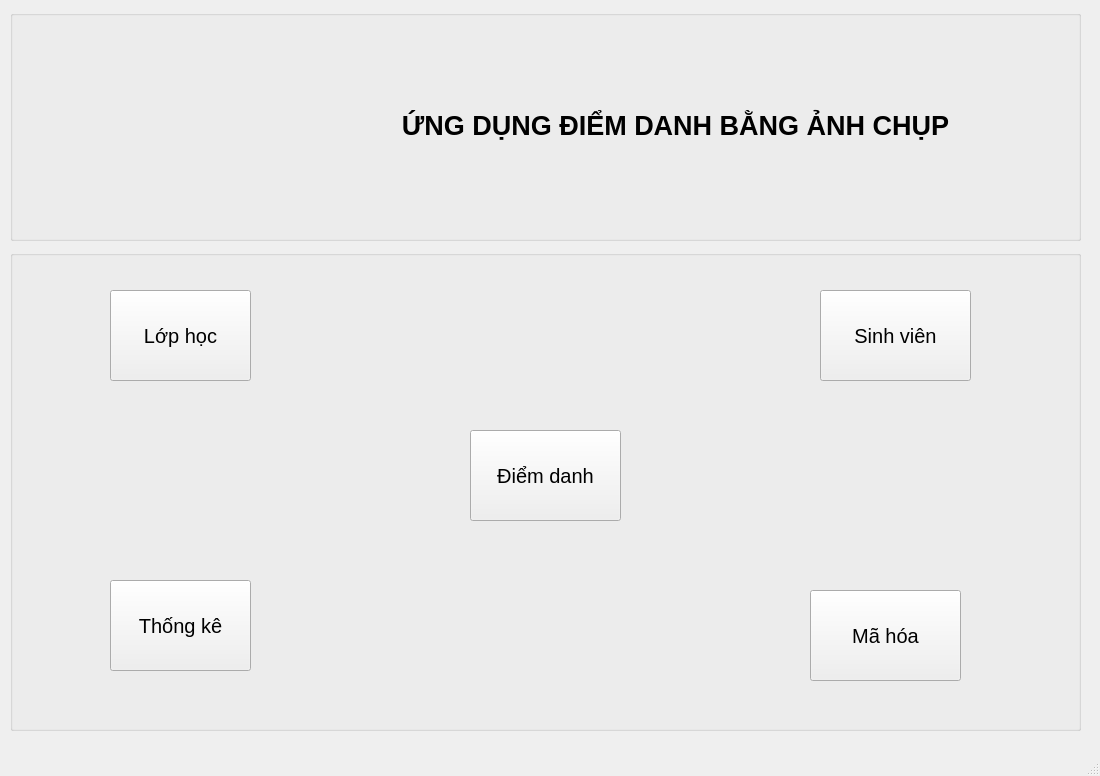
<?xml version="1.0" encoding="UTF-8"?>
<ui version="4.0">
 <class>MainWindow</class>
 <widget class="QMainWindow" name="MainWindow">
  <property name="geometry">
   <rect>
    <x>0</x>
    <y>0</y>
    <width>1100</width>
    <height>776</height>
   </rect>
  </property>
  <property name="windowTitle">
   <string>MainWindow</string>
  </property>
  <widget class="QWidget" name="centralwidget">
   <widget class="QGroupBox" name="groupBox">
    <property name="geometry">
     <rect>
      <x>10</x>
      <y>10</y>
      <width>1071</width>
      <height>231</height>
     </rect>
    </property>
    <property name="title">
     <string/>
    </property>
    <widget class="QLabel" name="label">
     <property name="geometry">
      <rect>
       <x>30</x>
       <y>10</y>
       <width>231</width>
       <height>211</height>
      </rect>
     </property>
     <property name="text">
      <string/>
     </property>
     <property name="pixmap">
      <pixmap>C:/Users/Admin/Pictures/khuonmat/mnt-design-logo-giao-duc-1130x570.jpg</pixmap>
     </property>
     <property name="scaledContents">
      <bool>true</bool>
     </property>
     <property name="alignment">
      <set>Qt::AlignCenter</set>
     </property>
    </widget>
    <widget class="QLabel" name="label_2">
     <property name="geometry">
      <rect>
       <x>280</x>
       <y>20</y>
       <width>771</width>
       <height>191</height>
      </rect>
     </property>
     <property name="font">
      <font>
       <pointsize>20</pointsize>
       <weight>75</weight>
       <bold>true</bold>
      </font>
     </property>
     <property name="text">
      <string>ỨNG DỤNG ĐIỂM DANH BẰNG ẢNH CHỤP</string>
     </property>
     <property name="alignment">
      <set>Qt::AlignCenter</set>
     </property>
     <property name="buddy">
      <cstring></cstring>
     </property>
    </widget>
   </widget>
   <widget class="QGroupBox" name="groupBox_2">
    <property name="geometry">
     <rect>
      <x>10</x>
      <y>250</y>
      <width>1071</width>
      <height>481</height>
     </rect>
    </property>
    <property name="title">
     <string/>
    </property>
    <widget class="QPushButton" name="btnLophoc">
     <property name="geometry">
      <rect>
       <x>100</x>
       <y>40</y>
       <width>141</width>
       <height>91</height>
      </rect>
     </property>
     <property name="font">
      <font>
       <pointsize>15</pointsize>
      </font>
     </property>
     <property name="text">
      <string>Lớp học</string>
     </property>
    </widget>
    <widget class="QPushButton" name="btnSinhvien">
     <property name="geometry">
      <rect>
       <x>810</x>
       <y>40</y>
       <width>151</width>
       <height>91</height>
      </rect>
     </property>
     <property name="font">
      <font>
       <pointsize>15</pointsize>
      </font>
     </property>
     <property name="text">
      <string>Sinh viên</string>
     </property>
    </widget>
    <widget class="QPushButton" name="btnThongke">
     <property name="geometry">
      <rect>
       <x>100</x>
       <y>330</y>
       <width>141</width>
       <height>91</height>
      </rect>
     </property>
     <property name="font">
      <font>
       <pointsize>15</pointsize>
      </font>
     </property>
     <property name="text">
      <string>Thống kê</string>
     </property>
    </widget>
    <widget class="QPushButton" name="btnDiemdanh">
     <property name="geometry">
      <rect>
       <x>460</x>
       <y>180</y>
       <width>151</width>
       <height>91</height>
      </rect>
     </property>
     <property name="font">
      <font>
       <pointsize>15</pointsize>
      </font>
     </property>
     <property name="text">
      <string>Điểm danh</string>
     </property>
    </widget>
    <widget class="QPushButton" name="btnMahoa">
     <property name="geometry">
      <rect>
       <x>800</x>
       <y>340</y>
       <width>151</width>
       <height>91</height>
      </rect>
     </property>
     <property name="font">
      <font>
       <pointsize>15</pointsize>
      </font>
     </property>
     <property name="text">
      <string>Mã hóa</string>
     </property>
    </widget>
   </widget>
  </widget>
  <widget class="QMenuBar" name="menubar">
   <property name="geometry">
    <rect>
     <x>0</x>
     <y>0</y>
     <width>1100</width>
     <height>26</height>
    </rect>
   </property>
  </widget>
  <widget class="QStatusBar" name="statusbar"/>
 </widget>
 <resources/>
 <connections/>
</ui>
